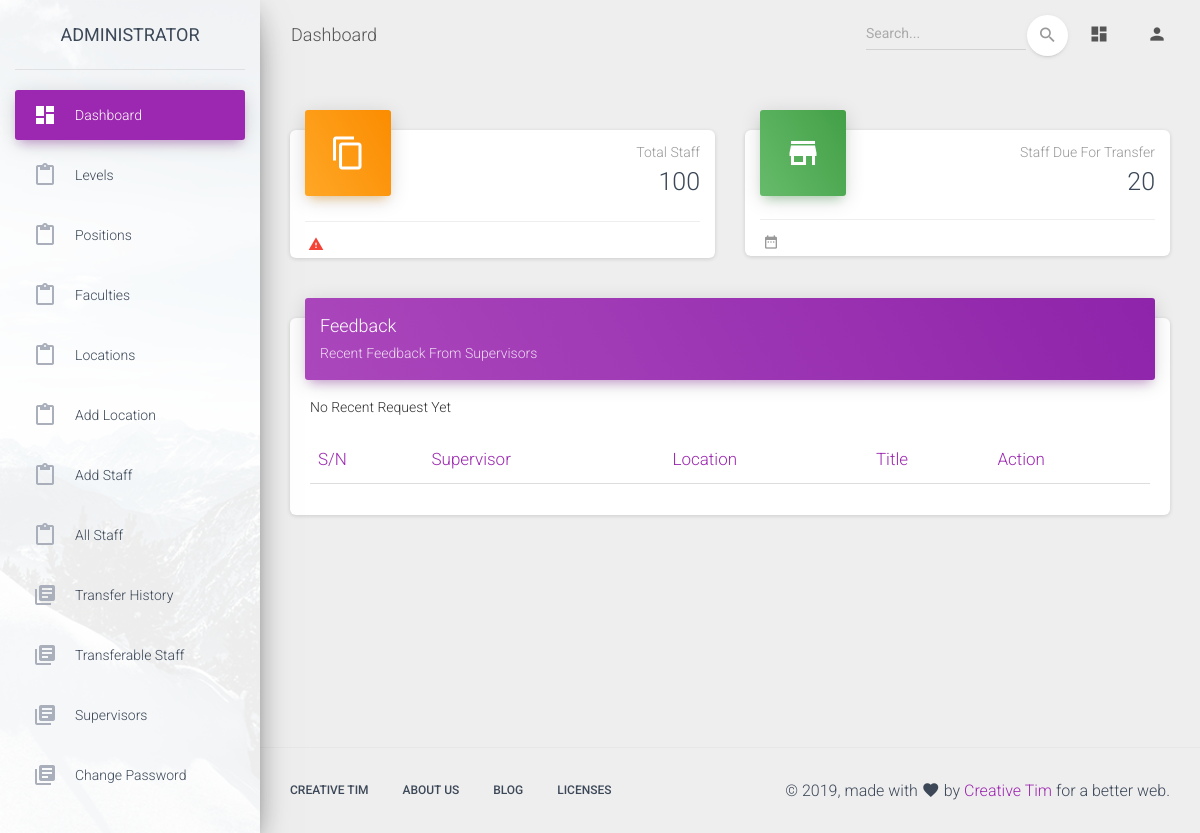
Before: /admin/index.php (signed in) with the older database file.
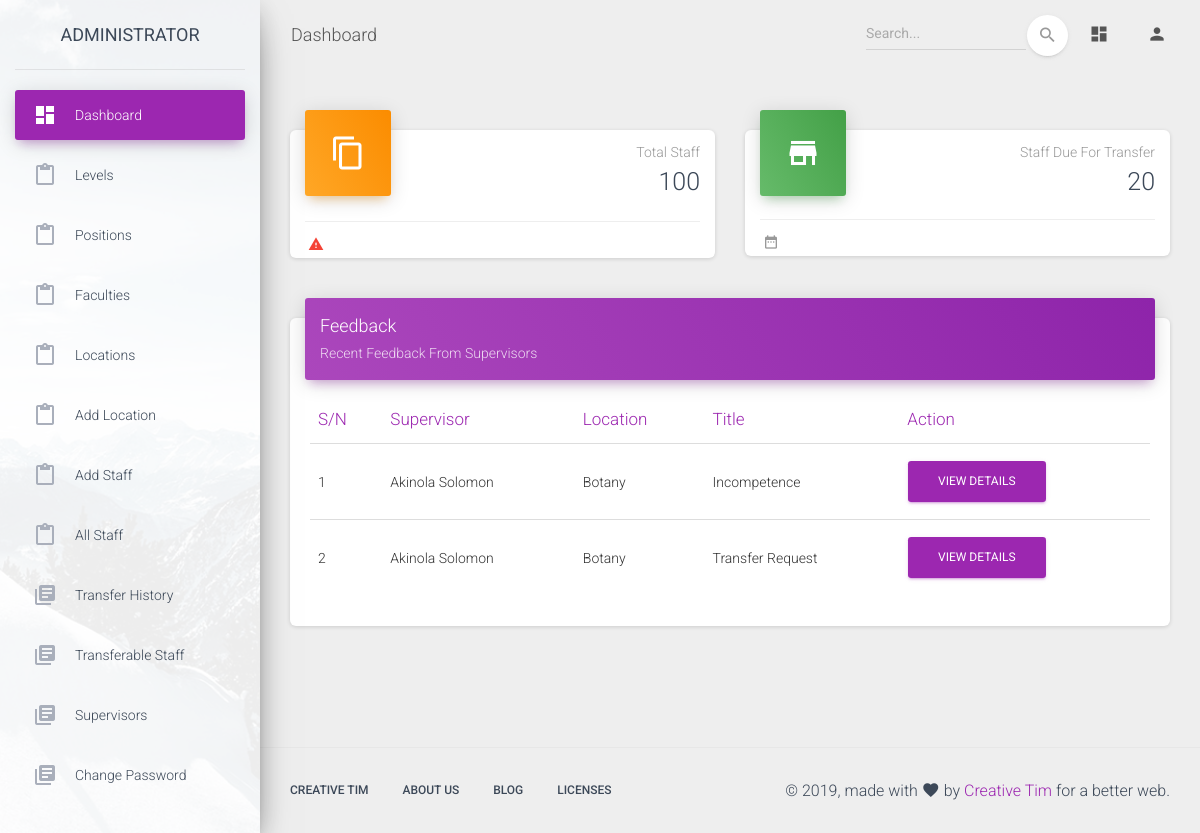
After: the same page with the newer database file.
### tables this page shows
CREATE TABLE `feedbacks` (
  `id` int(11) NOT NULL,
  `feedback_id` varchar(255) NOT NULL,
  `supervisor_id` varchar(255) NOT NULL,
  `supervisor_name` varchar(255) NOT NULL,
  `location_id` varchar(255) NOT NULL,
  `staff_id` varchar(255) NOT NULL,
  `title` varchar(255) NOT NULL,
  `details` varchar(255) NOT NULL,
  `created_at` datetime NOT NULL DEFAULT CURRENT_TIMESTAMP
);

CREATE TABLE `locations` (
  `id` int(11) NOT NULL,
  `location_id` varchar(255) NOT NULL,
  `name` varchar(255) NOT NULL,
  `faculty_id` varchar(255) NOT NULL,
  `level_id` varchar(255) NOT NULL,
  `created_at` datetime NOT NULL DEFAULT CURRENT_TIMESTAMP
);

### app/classes/Admin.php (called while the page is built, shortened)
<?php
class Admin extends Master
{
    public function get_feeedbacks()
    {
        $data = "*";
        $table = "feedbacks";
        $feedbacks = $this->getAllData($data, $table);
        return empty($feedbacks)? []: $feedbacks;
    }
    public function get_location_name($location_id)
    {
        $data = ['name'];
        $table = "locations";
        $where = "WHERE location_id = '$location_id'";
        $location = $this->getData($data,$table,$where);
        return !empty($location)? $location['name']: "";
    }
}

### app/classes/Master.php (called while the page is built, shortened)
<?php
class Master
{
    protected $db;
    function __construct($db_conn){
        $this->db = $db_conn;
    }
    public function getData($data, $table, $where = '')
    {
        try {
            if ($data != '*') {
                $selections = implode(', ', $data);
            } else {
                $selections = '*';
            }
            $stmt = $this->db->prepare("SELECT {$selections} FROM `$table` " . $where . " LIMIT 1");
            $stmt->execute();
            $settings_data = $stmt->fetch(PDO::FETCH_ASSOC);
            if ($stmt->rowCount() > 0) {
                return $settings_data;
            }
        } catch (PDOException $e) {
            echo $e->getMessage();
        }
    }
    public function getAllData($data, $table, $where = '')
    {
        $settings_data=array();
        try {
            if ($data != '*') {
                $selections = implode(', ', $data);
            } else {
                $selections = '*';
            }
            $stmt = $this->db->prepare("SELECT {$selections} FROM `$table` " . $where . "");
            $stmt->execute();
            $settings_data = $stmt->fetchAll(PDO::FETCH_ASSOC);
            if ($stmt->rowCount() > 0) {
                return $settings_data;
            }
        } catch (PDOException $e) {
            return $settings_data;
        }
    }
}

### admin/index.php (the view, shortened to what the changed rows need)
<?php
include '../app/init.php';
$admin = new Admin($db_conn);
$feedbacks = $admin->get_feeedbacks();
?>
<!DOCTYPE html>
<html lang="en">
<head>
    <link rel="stylesheet" href="https://maxcdn.bootstrapcdn.com/font-awesome/latest/css/font-awesome.min.css">
    <link href="../assets/css/material-dashboard.css?v=2.1.1" rel="stylesheet" />
    <link href="../assets/demo/demo.css" rel="stylesheet" />
</head>
<body class="">
<div class="wrapper ">
    <div class="main-panel">
        <div class="content">
            <div class="container-fluid">
                <div class="row">
                    <div class="col-lg-12 col-md-12">
                        <div class="card">
                            <div class="card-body table-responsive">
                                <table class="table table-hover">
                                    <thead class="text-primary">
                                    <th>S/N</th>
                                    <th>Supervisor</th>
                                    <th>Location</th>
                                    <th>Title</th>
                                    <th>Action</th>
                                    </thead>
                                    <?php
                                        if(!empty($feedbacks)): ?>
                                    <tbody>
                                    <?php
                                            $count = 0;
                                            foreach ($feedbacks as $feedback):
                                    ?>
                                    <tr>
                                        <td><?= @++$count ?></td>
                                        <td><?= $feedback['supervisor_name'] ?></td>
                                        <td><?= $admin->get_location_name($feedback['location_id']) ?></td>
                                        <td><?= $feedback['title'] ?></td>
                                        <td>
                                            <button type="button" class="btn btn-primary" data-toggle="modal" data-target="#exampleModal<?= $feedback['feedback_id'] ?>">View Details</button>
                                        </td>
                                    </tr>
                                    <?php
                                            endforeach;
                                            else:
                                            echo "<p>No Recent Request Yet</p>";
                                        endif;
                                    ?>
                                    </tbody>
                                </table>
                            </div>
                        </div>
                    </div>
                </div>
            </div>
        </div>
    </div>
</div>
</body>
</html>

Changed rows visible on the page:
added feedbacks: count "1", supervisor_name "Akinola Solomon", location.name "Botany", title "Incompetence"
added feedbacks: count "2", supervisor_name "Akinola Solomon", location.name "Botany", title "Transfer Request"
Other visible differences:
text no longer shown: "No Recent Request Yet"
